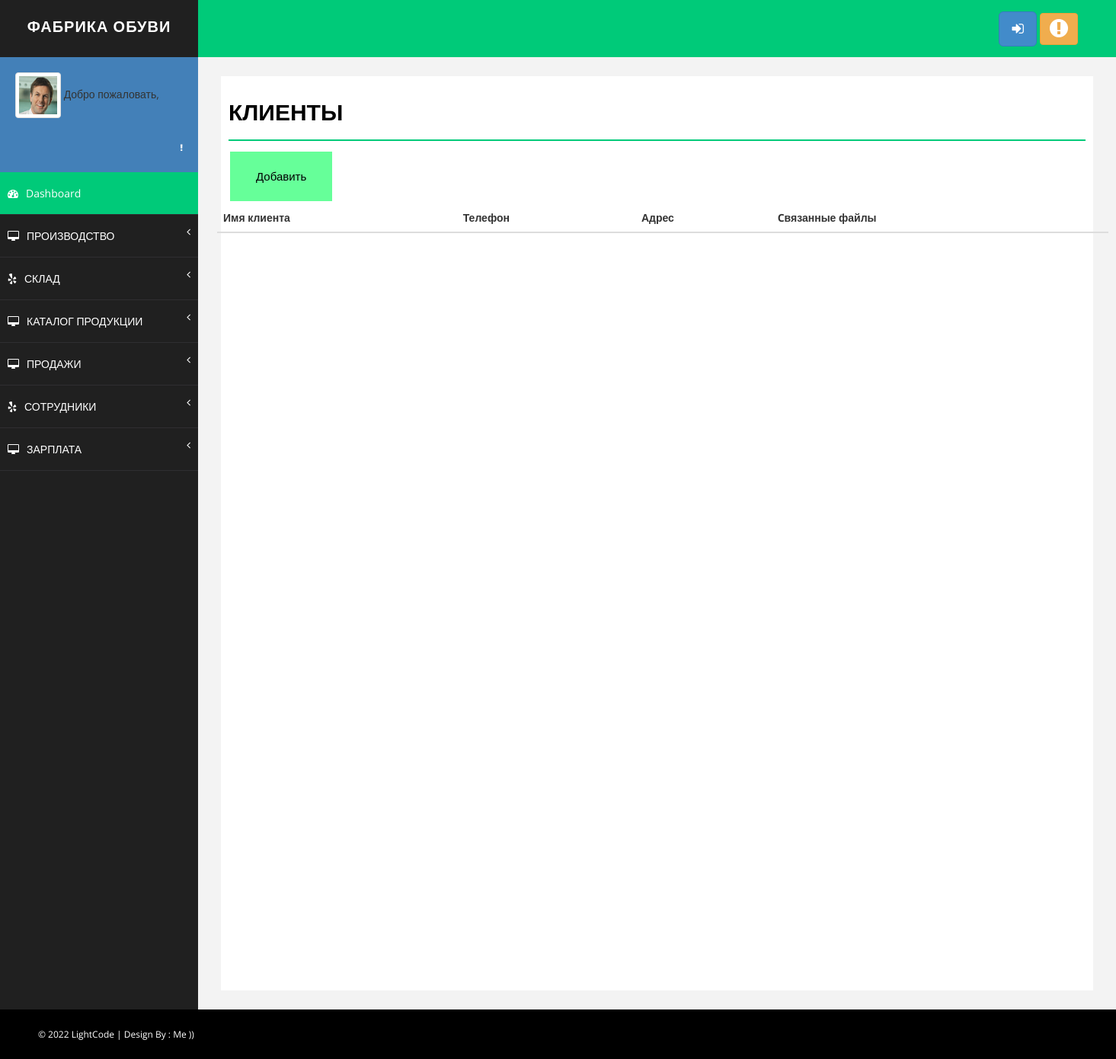
Page /clients (signed in) on the earlier database version.
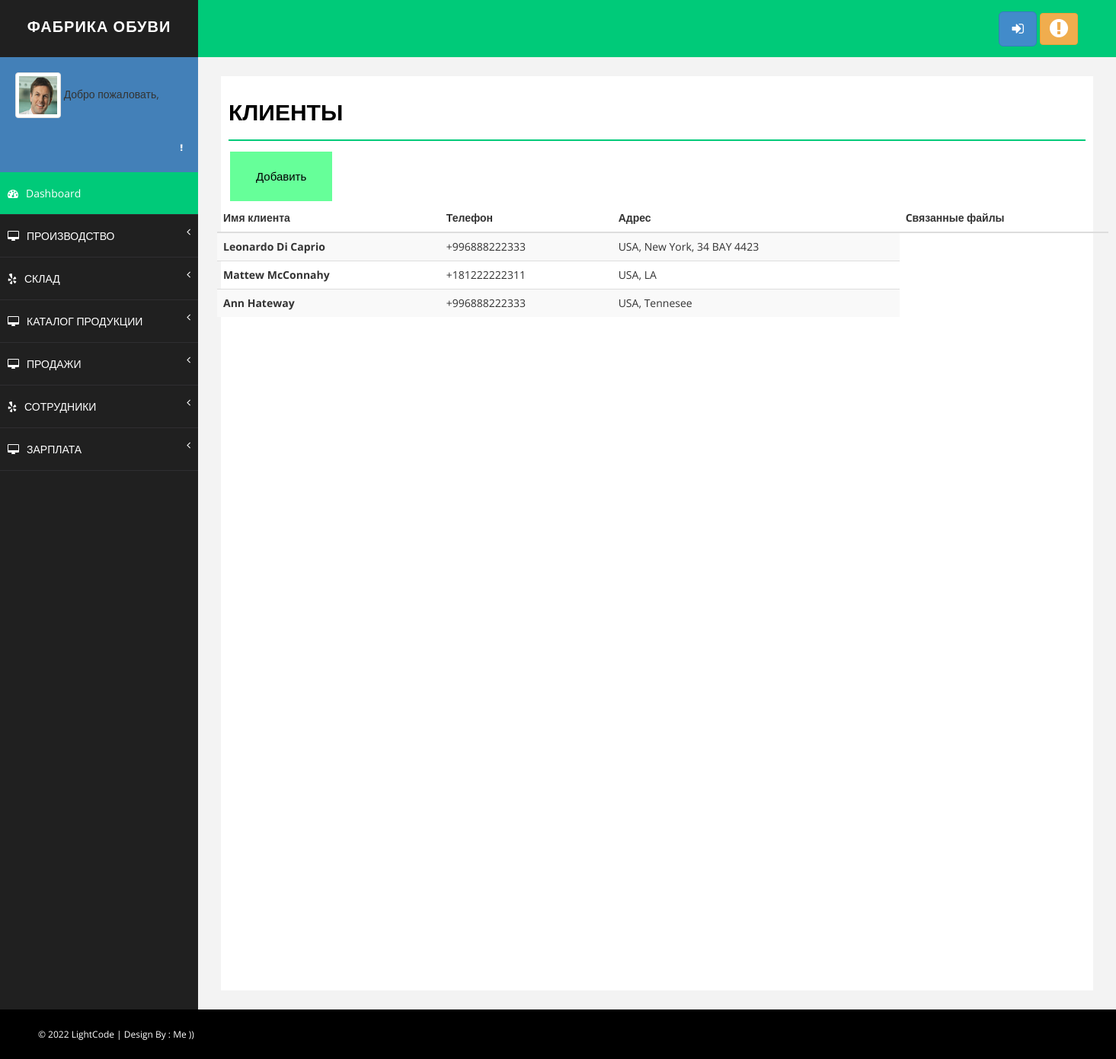
Same page on the later database version.
### manufacture/models.py (models this page shows, shortened)
class Client(models.Model):
    created_time = models.DateTimeField(auto_now_add=True)
    name = models.CharField(max_length=100, verbose_name='Клиент')
    phone = models.CharField(max_length=100, verbose_name='Номер телефона')
    address = models.CharField(max_length=100, blank=True, verbose_name='Адрес клиента')
    file = models.FileField(upload_to='media/clients/%Y/%m/%d', blank=True)

### manufacture/views.py (the view)
# urls.py: path('clients', view_client, name='clients'),
def view_client(request):
    clients = Client.objects.all()
    return render(request, 'manufacture/clients.html', {'clients': clients})

### manufacture/templates/manufacture/clients.html (shortened to what this page needs)
{% extends 'base.html' %}
{% load static %}
{% block content %}
 <div id="page-wrapper">
            <div id="page-inner">
                <div class="row">
                    <div class="col-md-12">
                        <h1 class="page-head-line">Клиенты</h1>
						<a href="new_client" class="button">Добавить</a>
					</div>
<body>
	<section class="ftco-section">
		<div class="container">
			<div class="row">
				<div class="col-md-15">
					<div class="table-wrap">
						<table class="table table-striped">
						  <thead>
						    <tr>
						      <th>Имя клиента</th>
						      <th>Телефон</th>
						      <th>Адрес</th>
								<th>Cвязанные файлы</th>
						    </tr>
						  </thead>
						  <tbody>
						  {% for client in clients %}
						    <tr>
						      <th >{{ client.name }}</th>
								<td>{{ client.phone }}</td>
						      <td>{{ client.address }}</td>
						    </tr>
						  {% endfor %}
						  </tbody>
						</table>
					</div>
				</div>
			</div>
		</div>
	</section>
				</div>
        </div>
	</html>
{% endblock %}

Differences in the rows shown:
added Client: name "Leonardo Di Caprio", phone "+996888222333", address "USA, New York, 34 BAY 4423"
added Client: name "Mattew McConnahy", phone "+181222222311", address "USA, LA"
added Client: name "Ann Hateway", phone "+996888222333", address "USA, Tennesee"
